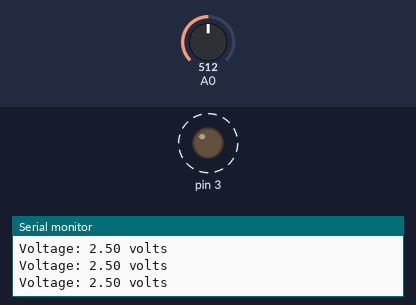
The sketch below on a simulated Arduino Uno, built with avr-gcc and run on an emulated ATmega328P. Parts: output pins drawn as LEDs (lit = HIGH), the last lines printed to the serial monitor. Dashed ring = blinking. The inputs (shaded band) are chosen by the test bench; at power-on: A0 = 512.

Above: at 0.9 s.
1.0 s: A0 set to 996
4.0 s: A0 set to 1013
7.0 s: A0 set to 990
At 7.6 s:
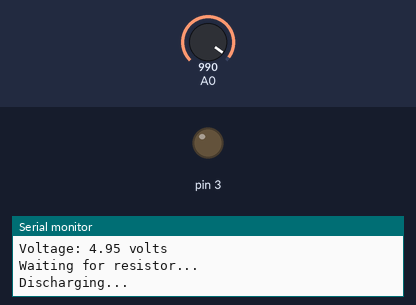
Timing chart, 0 to 10.0 s (numbered marks = the images above; inputs shaded):
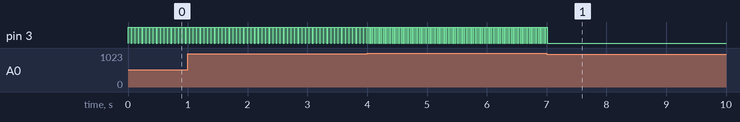

The sketch:

capacitor-logger.ino
```cpp
void setup() {
  Serial.begin(9600);

  // Charge the capacitor
  Serial.println("Charging...");
  pinMode(A0, INPUT);
  float voltage = 0;
  for (int i = 0; i < 200 && voltage < 4.95f; i++) {
    pinMode(3, OUTPUT);
    analogWrite(3, 255);
    delay(50);
    analogWrite(3, 0);
    pinMode(3, INPUT);
    delay(10);
    Serial.print("Voltage: ");
    voltage = analogRead(A0) / (float)1023 * 5;
    Serial.print(voltage);
    Serial.println(" volts");
  }

  // Take readings
  float charge = 1024;
  long startTime = millis();

  Serial.print("Waiting for resistor...");

  while (charge > 1000) {
    pinMode(3, OUTPUT);
    analogWrite(3, 255);
    delay(20);
    analogWrite(3, 0);
    pinMode(3, INPUT);
    delay(10);
    charge = analogRead(A0);
    startTime = millis();
  }

  Serial.println("");

  Serial.print("Discharging...");
  pinMode(3, INPUT);

  while (charge > 100) {
    delay(1);
    charge = analogRead(A0);
  }

  Serial.println("");

  long elapsedTime = millis() - startTime;

  Serial.print("Elapsed: ");
  Serial.print(elapsedTime);
  Serial.println(" milliseconds");
}

void loop() {

}
```

Measured:
- after the input at 4.0 s, pin 3: alternates HIGH for 0.02 s and LOW for 0.01 s, starting after 0.05 s
- after the input at 7.0 s, pin 3: goes on until 7.0 s, then stays LOW
- by itself, pin 3: alternates HIGH for 0.05 s and LOW for 0.01 s
